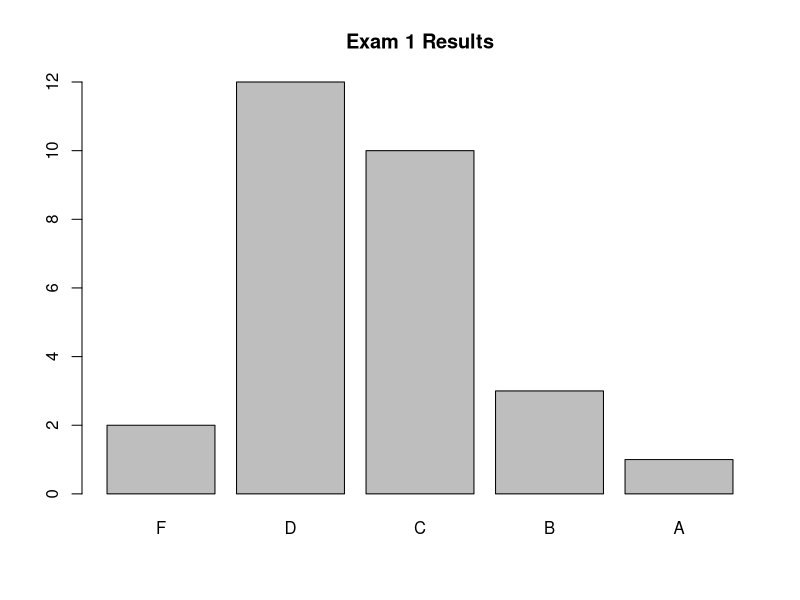

This chart was generated by the following R code: (Note: this script raises an error after producing the figure.)
## ---- chunk 1
g <- data.frame(q1    = c(15, 12, 15, 15, 13, 15, 15, 14, 11, 15, 15, 15, 15, 15, 13, 15,   15, 11, 15, 15,   15, 15, 15, 15, 15, 15, 15, 15),
                q2    = c(9,  12, 8,  8,  6,  10, 9,  8,  6,  10, 6,  11, 14, 8,  4,  13,   7,  10, 8,  7,    13, 8,  8,  3,  4,  9,  3,  4),
                q3    = c(19, 0,  16, 19, 18, 19, 17, 15, 16, 19, 12, 18, 19, 18, 15, 19.5, 19, 19, 18, 19.5, 18, 20, 15, 16, 16, 17, 15, 15),
                q4    = c(17, 15, 0,  8,  8,  10, 6,  15, 8,  20, 2,  17, 6,  6,  5,  20,   10, 16, 8,  8,    5,  8,  5,  8,  8,  15, 18, 12),
                q5    = c(25, 23, 16, 19, 22, 24, 19, 17, 16, 24, 22, 24, 25, 28, 21, 22,   19, 12, 26, 21,   16, 14, 21, 17, 17, 18, 18, 20),
                bonus = c(5,   0,  5,  5,  5,  0,  0,  0,  5,  0,  5,  0,  0,  0,  0,  0,    0,  0,  0,  0,    0,  0,  0,  0,  0,  0,  5, 0))
g$grades <- g$q1 + g$q2 + g$q3 + g$q4 + g$q5 + g$bonus
summary(g$grades)

g$lgrades <- ifelse (g$grades<60, 'F', ifelse (g$grades<70, 'D', ifelse (g$grades<80, 'C', ifelse (g$grades<90, 'B', 'A'))))
g$lgrades <- factor(g$lgrades, c('F', 'D', 'C', 'B', 'A'))
barplot(table(g$lgrades))
title('Exam 1 Results')
## ---- chunk 2
g2 <- data.frame(question = c(rep('q1', length(g$q1)),
                              rep('q2', length(g$q2)),
                              rep('q3', length(g$q3)),
                              rep('q4', length(g$q4)),
                              rep('q5', length(g$q5))),
                 score = 100*c(g$q1/15, g$q2/15, g$q3/20, g$q4/20, g$q5/30))
plot(g2$question, g2$score)
title('Individual Question Results')
